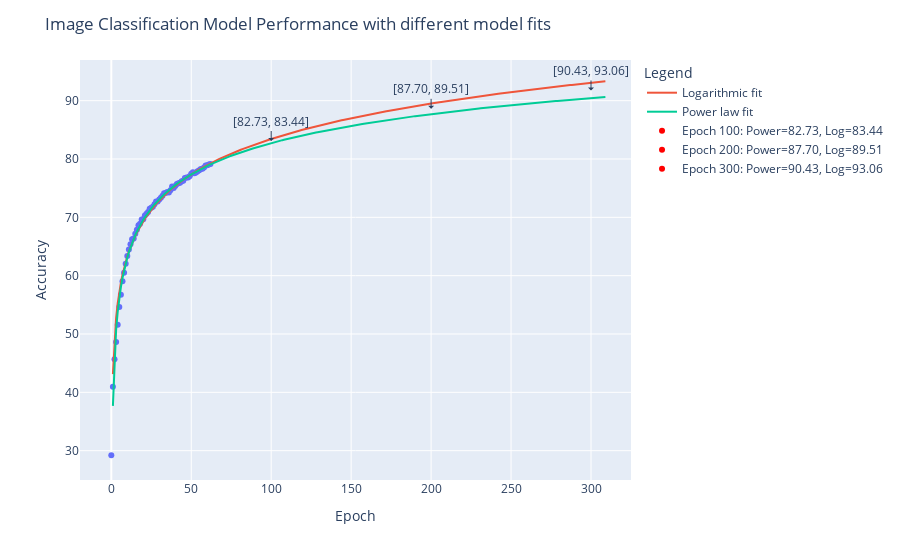

Notebook code for this chart:
### Code cell
# (Existing code above remains unchanged)

# Create forecasts from the fitted functions
future_steps = np.array([70, 80, 90, 100, 110, 300, 330])
log_forecast = log_func(future_steps, *popt_log)
power_forecast = power_func(future_steps, *popt_power)

fig = px.scatter(df, x="epoch", y="val/acc1")

# Update layout
fig.update_layout(
    title='Image Classification Model Performance with different model fits',
    xaxis_title='Epoch',
    yaxis_title='Accuracy',
    legend_title='Legend',
    hovermode="x"
)

# Add fitted curves
fig.add_scatter(x=x_fit, y=y_fit_log, mode='lines', name='Logarithmic fit')
fig.add_scatter(x=x_fit, y=y_fit_power, mode='lines', name='Power law fit')

# Add extra legend items and plot annotations for special epochs: 100, 200 and 300.
special_epochs = [100, 200, 300]
for epoch in special_epochs:
    power_pred = power_func(epoch, *popt_power)
    log_pred   = log_func(epoch, *popt_log)
    
    # Add a dummy marker that only appears in the legend with the forecast values
    fig.add_scatter(
        x=[None],
        y=[None],
        mode='markers',
        marker=dict(color='red'),
        showlegend=True,
        name=f"Epoch {epoch}: Power={power_pred:.2f}, Log={log_pred:.2f}"
    )
    
    # Place an annotation on the plot at the midpoint between power and log predictions
    y_ann = (power_pred + log_pred) / 2
    fig.add_annotation(
        x=epoch,
        y=y_ann,
        text=f"[{power_pred:.2f}, {log_pred:.2f}]",
        showarrow=True,
        arrowhead=1,
        ax=0,
        ay=-20
    )

fig.show()

# (The rest of your code such as printing forecasts and mse calculations remain unchanged)

### Figure 1 — Plotly figure (JSON) as saved in the notebook; plotly's stock layout.template omitted (floating-point values rounded to 4 significant figures; data arrays with more than 128 entries replaced by an {"elided": "..."} marker saying what was removed)
{"data": [{"hovertemplate": "epoch=%{x}<br>val/acc1=%{y}<extra></extra>", "legendgroup": "", "marker": {"color": "#636efa", "symbol": "circle"}, "mode": "markers", "name": "", "orientation": "v", "showlegend": false, "type": "scatter", "x": [0, 1, 2, 3, 4, 5, 6, 7, 8, 9, 10, 11, 12, 13, 14, 15, 16, 17, 18, 19, 20, 21, 22, 23, 24, 25, 26, 27, 28, 29, 30, 31, 32, 33, 34, 35, 36, 37, 38, 39, 40, 41, 42, 43, 44, 45, 46, 47, 48, 49, 50, 51, 52, 53, 54, 55, 56, 57, 58, 59, 60, 61, 62], "xaxis": "x", "y": [29.22, 40.96, 45.67, 48.61, 51.57, 54.63, 56.72, 59.06, 60.52, 62.03, 63.38, 64.47, 65.39, 66.23, 66.39, 67.18, 67.89, 68.65, 68.92, 69.64, 69.66, 70.33, 70.6, 70.93, 71.49, 71.64, 71.82, 72.22, 72.71, 72.71, 73.06, 73.36, 73.69, 74.12, 74.19, 74.34, 74.26, 74.64, 75.27, 75.04, 75.39, 75.72, 75.84, 75.95, 76.21, 76.27, 76.75, 76.84, 76.81, 77.04, 77.46, 77.71, 77.57, 77.7, 77.9, 78.05, 78.3, 78.35, 78.55, 78.89, 78.94, 79.07, 79.16], "yaxis": "y"}, {"mode": "lines", "name": "Logarithmic fit", "type": "scatter", "x": {"elided": "309 int values"}, "y": {"elided": "309 float values"}}, {"mode": "lines", "name": "Power law fit", "type": "scatter", "x": {"elided": "309 int values"}, "y": {"elided": "309 float values"}}, {"marker": {"color": "red"}, "mode": "markers", "name": "Epoch 100: Power=82.73, Log=83.44", "showlegend": true, "type": "scatter", "x": [null], "y": [null]}, {"marker": {"color": "red"}, "mode": "markers", "name": "Epoch 200: Power=87.70, Log=89.51", "showlegend": true, "type": "scatter", "x": [null], "y": [null]}, {"marker": {"color": "red"}, "mode": "markers", "name": "Epoch 300: Power=90.43, Log=93.06", "showlegend": true, "type": "scatter", "x": [null], "y": [null]}], "layout": {"annotations": [{"arrowhead": 1, "ax": 0, "ay": -20, "showarrow": true, "text": "[82.73, 83.44]", "x": 100, "y": 83.08}, {"arrowhead": 1, "ax": 0, "ay": -20, "showarrow": true, "text": "[87.70, 89.51]", "x": 200, "y": 88.6}, {"arrowhead": 1, "ax": 0, "ay": -20, "showarrow": true, "text": "[90.43, 93.06]", "x": 300, "y": 91.74}], "hovermode": "x", "legend": {"title": {"text": "Legend"}, "tracegroupgap": 0}, "margin": {"t": 60}, "title": {"text": "Image Classification Model Performance with different model fits"}, "xaxis": {"anchor": "y", "domain": [0, 1], "title": {"text": "Epoch"}}, "yaxis": {"anchor": "x", "domain": [0, 1], "title": {"text": "Accuracy"}}}}
